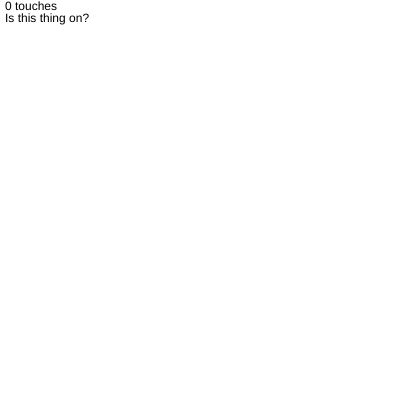
Frame 1 (no input)
Frame 60 (no input): identical to frame 1, image omitted
Frame 120 (the mouse pressed at the canvas centre since frame 60): identical to frame 1, image omitted

The p5.js sketch that drew this single still picture (run headless with seeded random() and noise() and a simulated clock; from frame 60 on, the mouse is pressed at the canvas centre):

// p5.js sketch
// ── sketch.js
let numberOfTouches ;

function setup() {
  createCanvas(400, 400);
}

function draw() {
  clear();
  numberOfTouches = touches.length;
  text(numberOfTouches + ' touches', 5, 10);

  switch(numberOfTouches) {
    case 0:
      text("Is this thing on?", 5, 22) ;
      break ;

      case 1:
       text("Oh, seems like it is", 5, 22) ;
      // put a picture here
      break ;

      case 2:
      text("Two is a party.", 5, 22) ;
            // put a picture here
      break ;

      case 3:
     text("But three is a crowd.", 5, 22) ;
            // put a picture here
      break ;


  }

}
